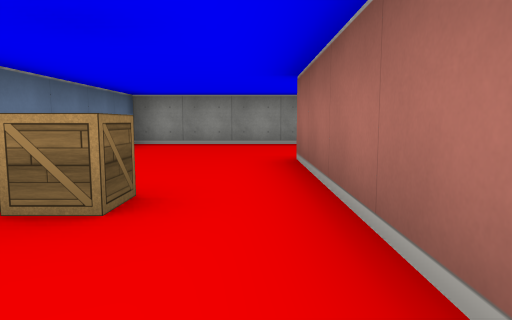
View 1 (above)

22 first-person views from a walk through a cub3D maze. The camera is about half as high as the walls, tilts 6° down and sees 70° across. The floor is counted in squares. Each view is taken from the middle of a square. On the plan, view 1 faces up. The plan holds only what a view shows up to about 9 squares ahead; the rest is blank.

View 2
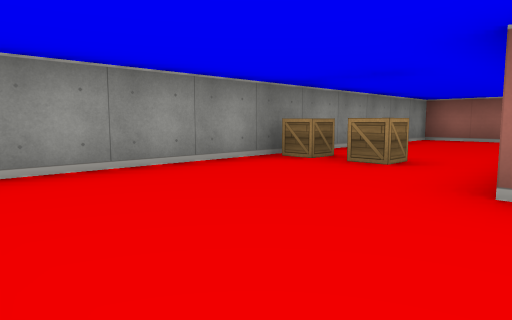

View 3
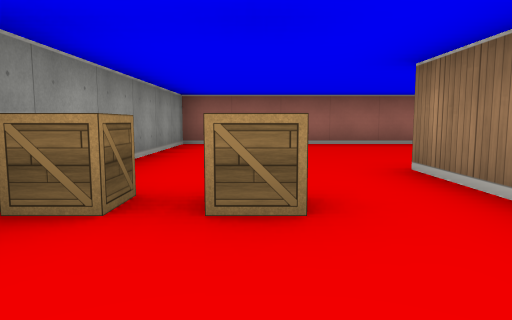

View 4
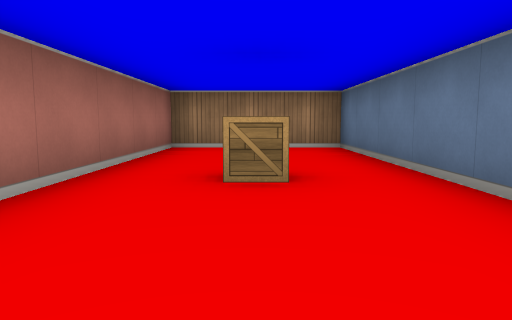

View 5
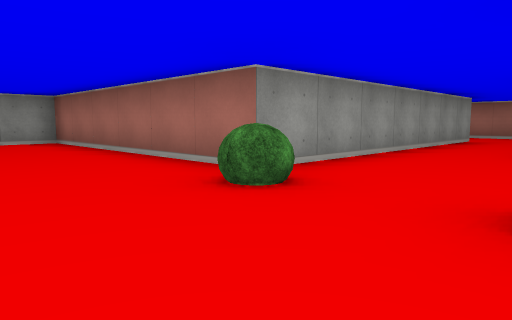

View 6
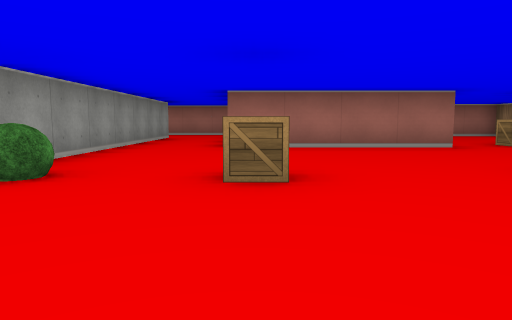

View 7
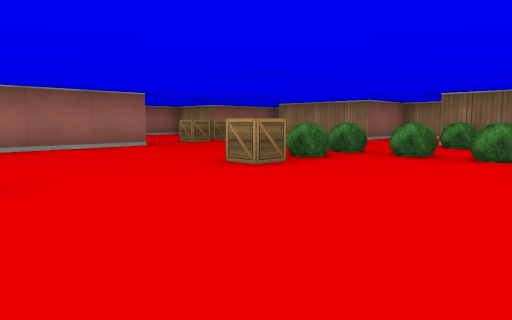

View 8
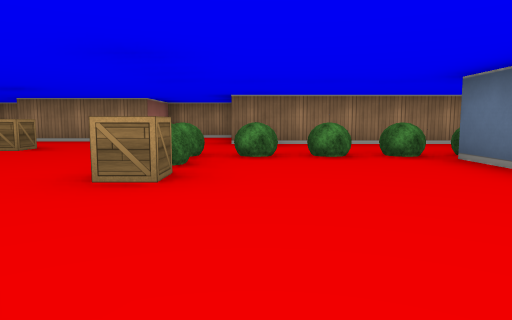

View 9
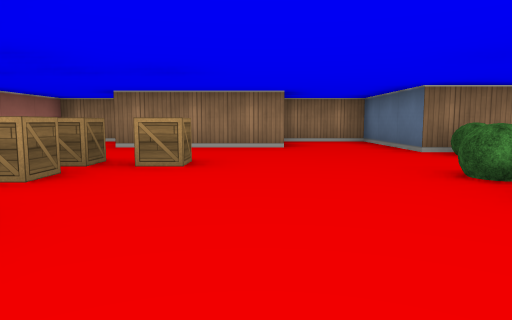

View 10
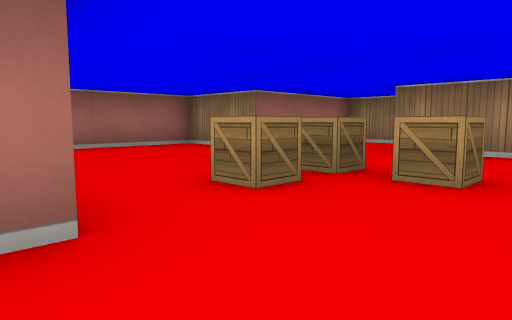

View 11
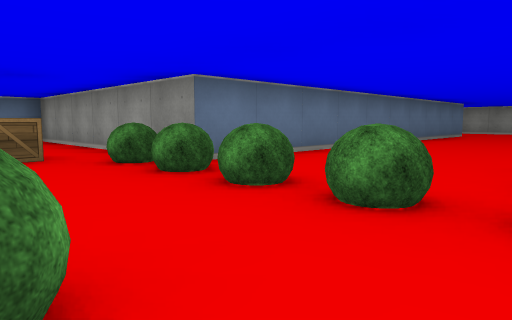

View 12
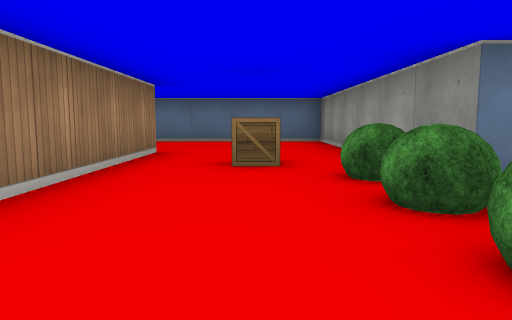

View 13
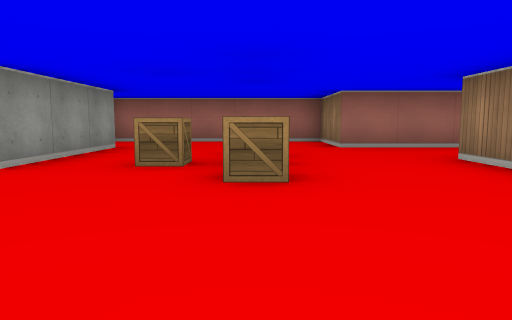

View 14
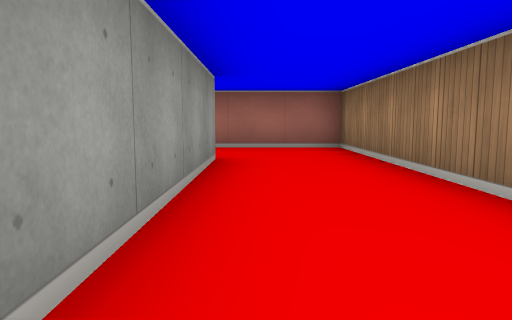

View 15
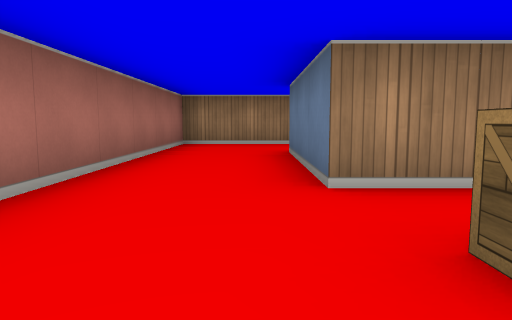

View 16
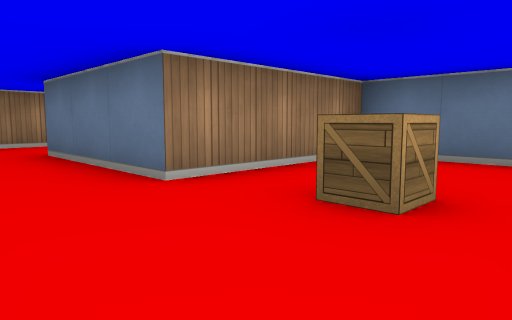

View 17
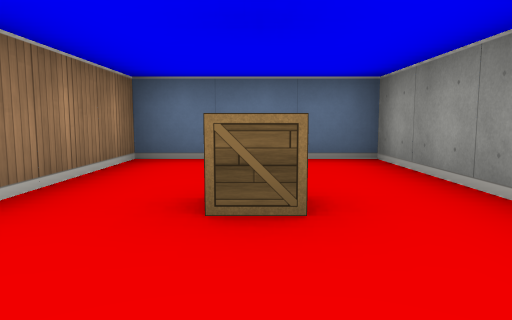

View 18
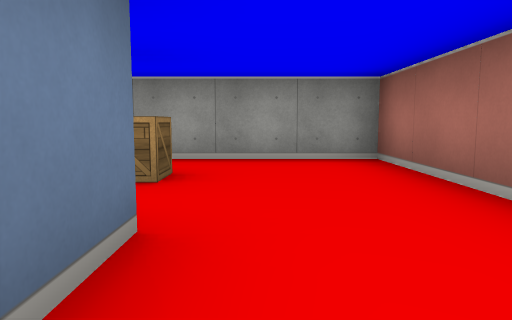

View 19
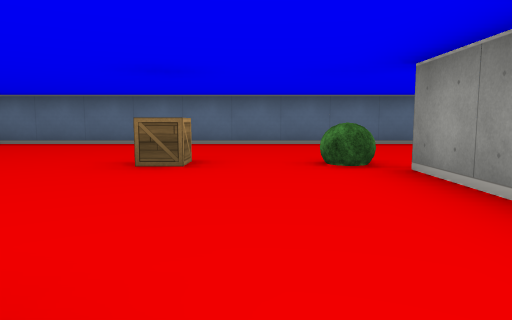

View 20
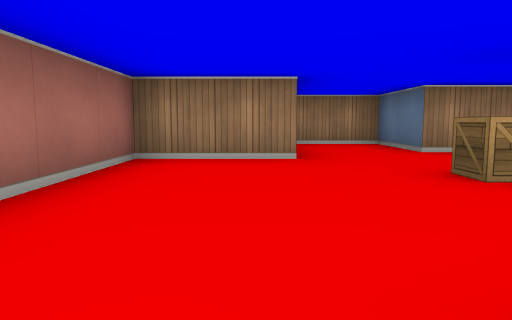

View 21
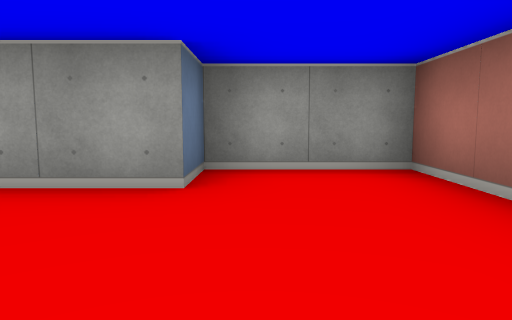

View 22
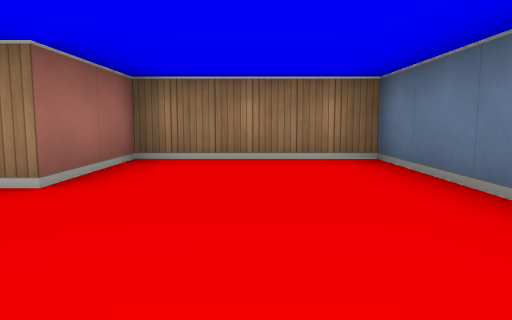

### Floor plan
Points are (right, up) in squares from view 1. A wall is a line through its corners. A room is listed if a view was taken in it or the views show most of it. See-through windows are left out.
Room 1 (views 1, 2, 3, 4, 5, 6, 7, 8, 9, 10, 11, 12, 13, 14, 15, 16, 17, 18, 19, 20, 21, 22)
walls: (12, -0.5) (16.5, -0.5) (16.5, 7.5) (11.5, 7.5) (11.5, 4.5) (14.5, 4.5) (14.5, 1.5) (7.5, 1.5) (7.5, 7.5) (-2.5, 7.5) (-2.5, -1.5) (0.5, -1.5) (0.5, 4.5); (3.5, 3.2) (3.5, -5.5) (-2.5, -5.5) (-2.5, -10.5) (0.5, -10.5) (0.5, -8.5) (6.5, -8.5) (6.5, -11.5) (8.4, -11.5); (8.4, -9.5) (11.5, -9.5) (11.5, -11.5) (13.5, -11.5) (13.5, -8.5) (15.5, -8.5) (15.5, -3.5) (13.5, -3.5) (13.5, -4.5) (10.5, -4.5) (10.5, -0.5); (2, 4.5) (3.5, 4.5)
objects: crate (-1, 2); crate (2, -7); crate (2, 6); crate (2, 7); bush (3, -6); bush (4, -6); bush (5, -6); bush (6, -8); bush (6, -6); bush (7, -6); bush (7, -5); crate (7, -4); crate (7, -1); bush (7, 1); crate (10, -7); crate (11, -7); crate (11, -6); crate (12, -7); crate (14, 6)

Where each view was taken, in squares from view 1:
view 1: 0 up, 0 right, facing up
view 2: 4 up, 2 left, facing up-right
view 3: 6 up, 0 right, facing right
view 4: 5 up, 1 left, facing down
view 5: 1 down, 5 right, facing up-right
view 6: 1 down, 4 right, facing right
view 7: 1 down, 4 right, facing down-right
view 8: 1 down, 6 right, facing down
view 9: 3 down, 9 right, facing down
view 10: 4 down, 9 right, facing down-right
view 11: 8 down, 7 right, facing up-left
view 12: 7 down, 6 right, facing left
view 13: 7 down, 7 right, facing right
view 14: 1 up, 10 right, facing right
view 15: 7 up, 15 right, facing down
view 16: 7 up, 16 right, facing down-left
view 17: 6 up, 16 right, facing left
view 18: 3 up, 15 right, facing up
view 19: 0 up, 11 right, facing left
view 20: 4 down, 14 right, facing down
view 21: 7 down, 14 right, facing up
view 22: 6 down, 1 left, facing down
